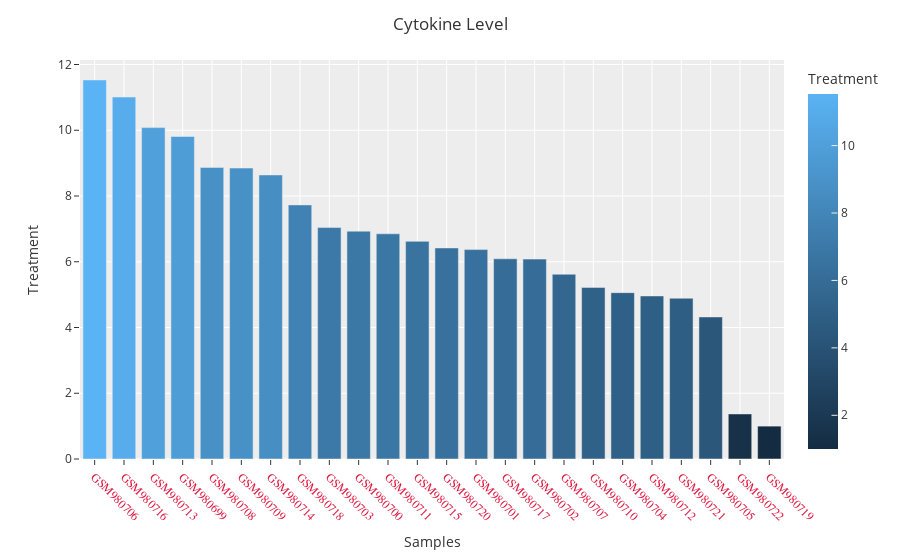

The code cell stored with this chart in its notebook:
### Markdown cell above
#### Column Treatment

### Code cell
fig = px.bar(df[['Samples','Treatment']].sort_values('Treatment', ascending=False), 
                        y = "Treatment", x= "Samples", color='Treatment', template='ggplot2')
fig.update_xaxes(tickangle=45, tickfont=dict(family='Rockwell', color='crimson', size=12))
fig.update_layout(title_text="Cytokine Level")

fig.show()

### Figure 1 — Plotly figure (JSON) as saved in the notebook; plotly's stock layout.template omitted (floating-point values rounded to 4 significant figures)
{"data": [{"alignmentgroup": "True", "hovertemplate": "Samples=%{x}<br>Treatment=%{marker.color}<extra></extra>", "legendgroup": "", "marker": {"color": [11.53, 11.01, 10.08, 9.81, 8.87, 8.85, 8.64, 7.73, 7.04, 6.93, 6.85, 6.62, 6.42, 6.37, 6.09, 6.08, 5.62, 5.22, 5.06, 4.96, 4.89, 4.32, 1.37, 1], "coloraxis": "coloraxis", "pattern": {"shape": ""}}, "name": "", "offsetgroup": "", "orientation": "v", "showlegend": false, "textposition": "auto", "type": "bar", "x": ["GSM980706", "GSM980716", "GSM980713", "GSM980699", "GSM980708", "GSM980709", "GSM980714", "GSM980718", "GSM980703", "GSM980700", "GSM980711", "GSM980715", "GSM980720", "GSM980701", "GSM980717", "GSM980702", "GSM980707", "GSM980710", "GSM980704", "GSM980712", "GSM980721", "GSM980705", "GSM980722", "GSM980719"], "xaxis": "x", "y": [11.53, 11.01, 10.08, 9.81, 8.87, 8.85, 8.64, 7.73, 7.04, 6.93, 6.85, 6.62, 6.42, 6.37, 6.09, 6.08, 5.62, 5.22, 5.06, 4.96, 4.89, 4.32, 1.37, 1], "yaxis": "y"}], "layout": {"barmode": "relative", "coloraxis": {"colorbar": {"title": {"text": "Treatment"}}, "colorscale": [[0, "rgb(20,44,66)"], [1, "rgb(90,179,244)"]]}, "legend": {"tracegroupgap": 0}, "margin": {"t": 60}, "title": {"text": "Cytokine Level"}, "xaxis": {"anchor": "y", "domain": [0, 1], "tickangle": 45, "tickfont": {"color": "crimson", "family": "Rockwell", "size": 12}, "title": {"text": "Samples"}}, "yaxis": {"anchor": "x", "domain": [0, 1], "title": {"text": "Treatment"}}}}
